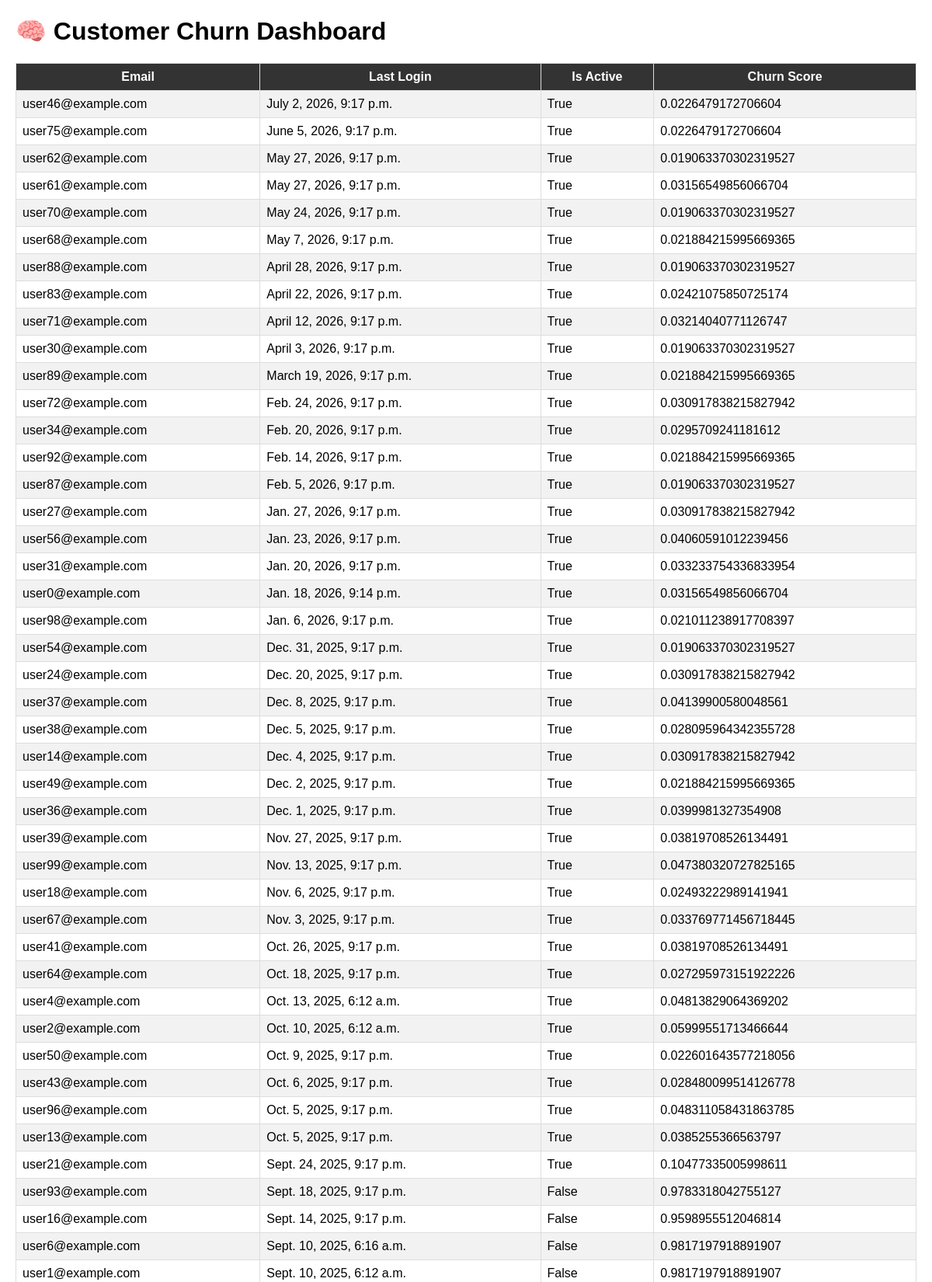
Screenshot of /analytics/churn-dashboard/ (upper part) with the database file from the repository.
### users/models.py (models this page shows, shortened)
class User(models.Model):
    email = models.EmailField(unique=True)
    signup_date = models.DateTimeField(default=timezone.now)
    last_login = models.DateTimeField(null=True, blank=True)
    total_orders = models.IntegerField(default=0)
    total_spent = models.FloatField(default=0.0)
    is_active = models.BooleanField(default=True)
    churn_score = models.FloatField(null=True, blank=True)

### analytics/views.py (the view)
# urls.py: path('churn-dashboard/', views.churn_dashboard, name='churn_dashboard'),
def churn_dashboard(request):
    users = User.objects.all().order_by('-last_login')  # latest login first
    print(BASE_DIR)
    return render(request, 'analytics/churn_dashboard.html', {'users': users})

### analytics/templates/analytics/churn_dashboard.html (shortened to what this page needs)
<!DOCTYPE html>
<html lang="en">
  <head>
  </head>
  <body>
    <h1>🧠 Customer Churn Dashboard</h1>
    <table>
      <tr>
        <th>Email</th>
        <th>Last Login</th>
        <th>Is Active</th>
        <th>Churn Score</th>
      </tr>
      {% for user in users %}
      <tr>
        <td>{{ user.email }}</td>
        <td>{{ user.last_login }}</td>
        <td>{{ user.is_active }}</td>
        <td>{{ user.churn_score|default:"N/A" }}</td>
      </tr>
      {% endfor %}
    </table>
  </body>
</html>

### analytics/templates/analytics/churn_dashboard.html (style rules this page uses)
body { font-family: sans-serif; margin: 20px; }
table { border-collapse: collapse; width: 100%; }
th, td { border: 1px solid #ddd; padding: 8px; }
th { background-color: #333; color: #fff; }
tr:nth-child(even) { background-color: #f2f2f2; }

### rows the page displays
User: email "user46@example.com", last_login "July 2, 2026, 9:17 p.m.", is_active "True", churn_score "0.0226479172706604"
User: email "user75@example.com", last_login "June 5, 2026, 9:17 p.m.", is_active "True", churn_score "0.0226479172706604"
User: email "user62@example.com", last_login "May 27, 2026, 9:17 p.m.", is_active "True", churn_score "0.019063370302319527"
User: email "user61@example.com", last_login "May 27, 2026, 9:17 p.m.", is_active "True", churn_score "0.03156549856066704"
User: email "user70@example.com", last_login "May 24, 2026, 9:17 p.m.", is_active "True", churn_score "0.019063370302319527"
User: email "user68@example.com", last_login "May 7, 2026, 9:17 p.m.", is_active "True", churn_score "0.021884215995669365"
User: email "user88@example.com", last_login "April 28, 2026, 9:17 p.m.", is_active "True", churn_score "0.019063370302319527"
User: email "user83@example.com", last_login "April 22, 2026, 9:17 p.m.", is_active "True", churn_score "0.02421075850725174"
User: email "user71@example.com", last_login "April 12, 2026, 9:17 p.m.", is_active "True", churn_score "0.03214040771126747"
User: email "user30@example.com", last_login "April 3, 2026, 9:17 p.m.", is_active "True", churn_score "0.019063370302319527"
User: email "user89@example.com", last_login "March 19, 2026, 9:17 p.m.", is_active "True", churn_score "0.021884215995669365"
User: email "user72@example.com", last_login "Feb. 24, 2026, 9:17 p.m.", is_active "True", churn_score "0.030917838215827942"
User: email "user34@example.com", last_login "Feb. 20, 2026, 9:17 p.m.", is_active "True", churn_score "0.0295709241181612"
User: email "user92@example.com", last_login "Feb. 14, 2026, 9:17 p.m.", is_active "True", churn_score "0.021884215995669365"
User: email "user87@example.com", last_login "Feb. 5, 2026, 9:17 p.m.", is_active "True", churn_score "0.019063370302319527"
User: email "user27@example.com", last_login "Jan. 27, 2026, 9:17 p.m.", is_active "True", churn_score "0.030917838215827942"
User: email "user56@example.com", last_login "Jan. 23, 2026, 9:17 p.m.", is_active "True", churn_score "0.04060591012239456"
User: email "user31@example.com", last_login "Jan. 20, 2026, 9:17 p.m.", is_active "True", churn_score "0.033233754336833954"
User: email "user0@example.com", last_login "Jan. 18, 2026, 9:14 p.m.", is_active "True", churn_score "0.03156549856066704"
User: email "user98@example.com", last_login "Jan. 6, 2026, 9:17 p.m.", is_active "True", churn_score "0.021011238917708397"
User: email "user54@example.com", last_login "Dec. 31, 2025, 9:17 p.m.", is_active "True", churn_score "0.019063370302319527"
User: email "user24@example.com", last_login "Dec. 20, 2025, 9:17 p.m.", is_active "True", churn_score "0.030917838215827942"
User: email "user37@example.com", last_login "Dec. 8, 2025, 9:17 p.m.", is_active "True", churn_score "0.04139900580048561"
User: email "user38@example.com", last_login "Dec. 5, 2025, 9:17 p.m.", is_active "True", churn_score "0.028095964342355728"
User: email "user14@example.com", last_login "Dec. 4, 2025, 9:17 p.m.", is_active "True", churn_score "0.030917838215827942"
User: email "user49@example.com", last_login "Dec. 2, 2025, 9:17 p.m.", is_active "True", churn_score "0.021884215995669365"
User: email "user36@example.com", last_login "Dec. 1, 2025, 9:17 p.m.", is_active "True", churn_score "0.0399981327354908"
User: email "user39@example.com", last_login "Nov. 27, 2025, 9:17 p.m.", is_active "True", churn_score "0.03819708526134491"
User: email "user99@example.com", last_login "Nov. 13, 2025, 9:17 p.m.", is_active "True", churn_score "0.047380320727825165"
User: email "user18@example.com", last_login "Nov. 6, 2025, 9:17 p.m.", is_active "True", churn_score "0.02493222989141941"
User: email "user67@example.com", last_login "Nov. 3, 2025, 9:17 p.m.", is_active "True", churn_score "0.033769771456718445"
User: email "user41@example.com", last_login "Oct. 26, 2025, 9:17 p.m.", is_active "True", churn_score "0.03819708526134491"
User: email "user64@example.com", last_login "Oct. 18, 2025, 9:17 p.m.", is_active "True", churn_score "0.027295973151922226"
User: email "user4@example.com", last_login "Oct. 13, 2025, 6:12 a.m.", is_active "True", churn_score "0.04813829064369202"
User: email "user2@example.com", last_login "Oct. 10, 2025, 6:12 a.m.", is_active "True", churn_score "0.05999551713466644"
User: email "user50@example.com", last_login "Oct. 9, 2025, 9:17 p.m.", is_active "True", churn_score "0.022601643577218056"
User: email "user43@example.com", last_login "Oct. 6, 2025, 9:17 p.m.", is_active "True", churn_score "0.028480099514126778"
User: email "user96@example.com", last_login "Oct. 5, 2025, 9:17 p.m.", is_active "True", churn_score "0.048311058431863785"
User: email "user13@example.com", last_login "Oct. 5, 2025, 9:17 p.m.", is_active "True", churn_score "0.0385255366563797"
User: email "user21@example.com", last_login "Sept. 24, 2025, 9:17 p.m.", is_active "True", churn_score "0.10477335005998611"
User: email "user93@example.com", last_login "Sept. 18, 2025, 9:17 p.m.", is_active "False", churn_score "0.9783318042755127"
User: email "user16@example.com", last_login "Sept. 14, 2025, 9:17 p.m.", is_active "False", churn_score "0.9598955512046814"
User: email "user6@example.com", last_login "Sept. 10, 2025, 6:16 a.m.", is_active "False", churn_score "0.9817197918891907"
User: email "user1@example.com", last_login "Sept. 10, 2025, 6:12 a.m.", is_active "False", churn_score "0.9817197918891907"
